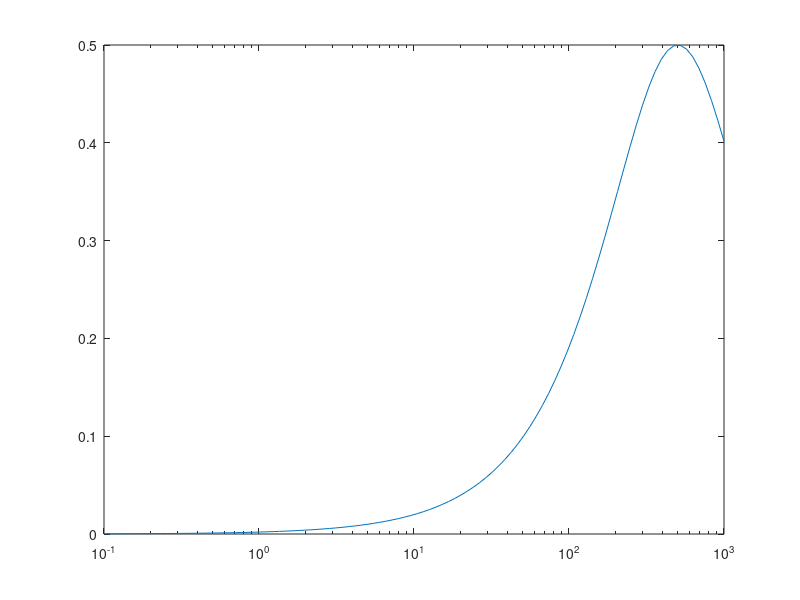

Write the MATLAB code that produced this figure. (Note: this script raises an error after producing the figure.)
t=logspace(-3.5,0,10);
f=logspace(-1,3,100);
clf;set(gca,'FontSize',14);
for i=1:length(t),
    wt=2*pi*f*t(i);
    ri=wt./(wt.^2+1);
    rr=wt.^2./(wt.^2+1);    
    semilogx(f,ri,'-');
    th=text(1/t(i)/2/pi,0.5,num2str(rndig(t(i)),'%g'));
    set(th,'FontSize',14,'VerticalAlignment','bottom','HorizontalAlignment','center');
%     loglog(f,atan(ri./rr),'x-');
    hold on;
end
set(text(f(1),0.5,' \tau='),'FontSize',14,'VerticalAlignment','bottom','HorizontalAlignment','center');
hold off;
grid on;
xlabel('f in Hz');
ylabel('amplitude');
set(gca,'YTick',[]);